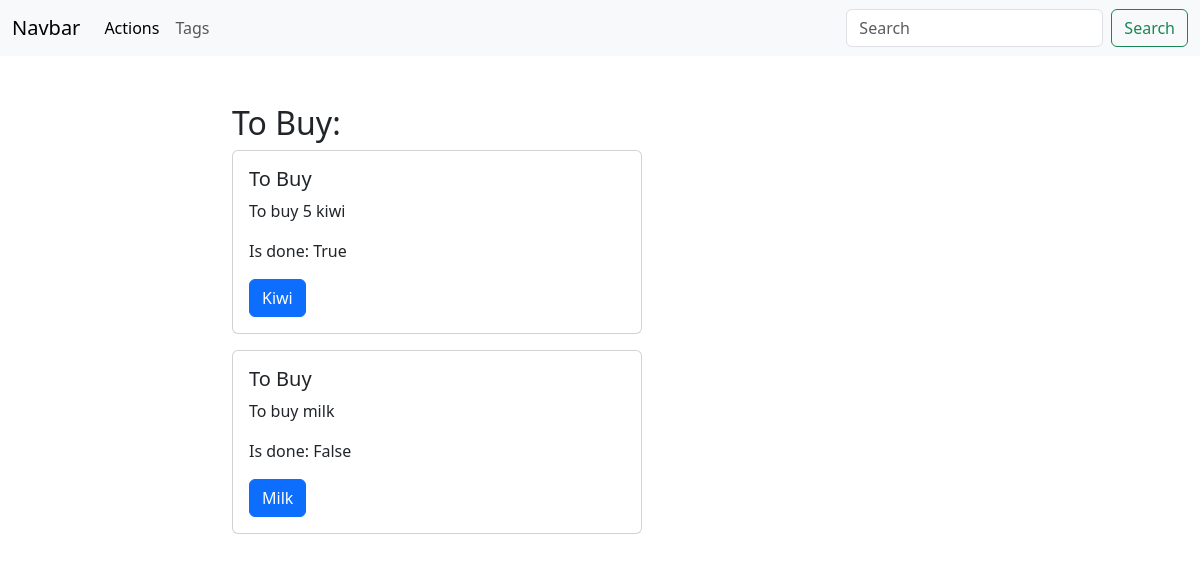
Screenshot of /todo/tag/buy/ with the database file from the repository.
### todo/models.py (models this page shows, shortened)
class Tag(models.Model):
    title = models.CharField(max_length=50, db_index=True)
    slug = models.SlugField(max_length=50, unique=True)

class Action(models.Model):
    title = models.CharField(max_length=255, db_index=True)
    slug = models.SlugField(max_length=255, unique=True, blank=True)
    body = models.TextField(blank=True, db_index=True)
    date_created = models.DateTimeField(auto_now_add=True)
    is_done = models.BooleanField(default=False)
    dead_line = models.DateTimeField(null=True)
    tag = models.ForeignKey('Tag', related_name='actions', null=True, blank=True, on_delete=models.CASCADE)
    def get_absolute_url(self):
        return reverse('action_detail', kwargs={'slug': self.slug})

### todo/views.py (the view)
# urls.py: path('tag/<str:slug>/', TagDetail.as_view(), name='tag_detail'),
class TagDetail(DataMixin, View):
    model = Tag
    template = 'todo/tag_detail.html'

### todo/utils.py (called while the page is built)
    def get(self, request, slug):
        object = get_object_or_404(self.model, slug__iexact=slug)
        return render(request, self.template, context={self.model.__name__.lower(): object})

### todo/templates/todo/tag_detail.html (shortened to what this page needs)
{% extends 'todo/todo_base.html' %}
{% block content %}
<h2>{{ tag.title }}:</h2>
{% for action in tag.actions.all %}
<div class="card w-75 mb-3">
  <div class="card-body">
    <h5 class="card-title">{{ tag.title }}</h5>
    <p class="card-text">{{ action.body }}</p>
      <p class="card-text">Is done: {{ action.is_done }}</p>
    <a href="{{ action.get_absolute_url }}" class="btn btn-primary">{{ action.title }}</a>
  </div>
</div>
{% endfor %}
{% endblock content %}

### rows the page displays
Tag: title "To Buy"
Action: body "To buy 5 kiwi", is_done "True", title "Kiwi"
Action: body "To buy milk", is_done "False", title "Milk"
